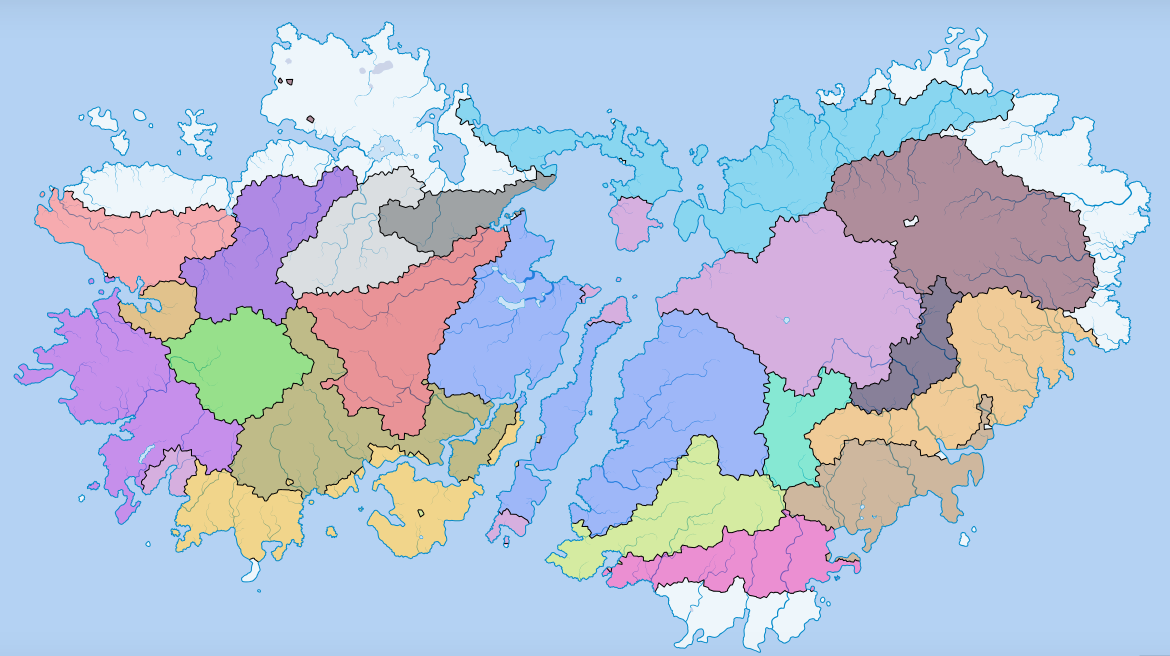
#> input picture mapmaker/assets/territori-base.png, 2340 x 1312 px (shown at 1/2 size)
$ python render-probes.py
#> lines starting #> are read from the running program, lines starting #| are printed output that depends on the picture
from pathlib import Path
import json
import shutil
import subprocess
import sys
import numpy as np
from PIL import Image, ImageChops, ImageDraw, ImageFilter, ImageFont, ImageOps

HERE = Path(__file__).resolve().parent
ROOT = HERE.parent.parent
BASE_PATH = ROOT / 'mapmaker' / 'assets' / 'territori-base.png'
NEUTRAL_PATH = ROOT / 'mapmaker' / 'assets' / 'territori-neutral.png'
WORK = HERE / '.work'
WORK.mkdir(exist_ok=True)
base = Image.open(BASE_PATH).convert('RGBA')
#> base is the input picture: PIL image 2340x1312 RGBA; mean R, G, B, A 182.8, 195.9, 218.5, 255
width, height = base.size
#> width = 2340; height = 1312
neutral_source = Image.open(NEUTRAL_PATH).convert('RGBA')
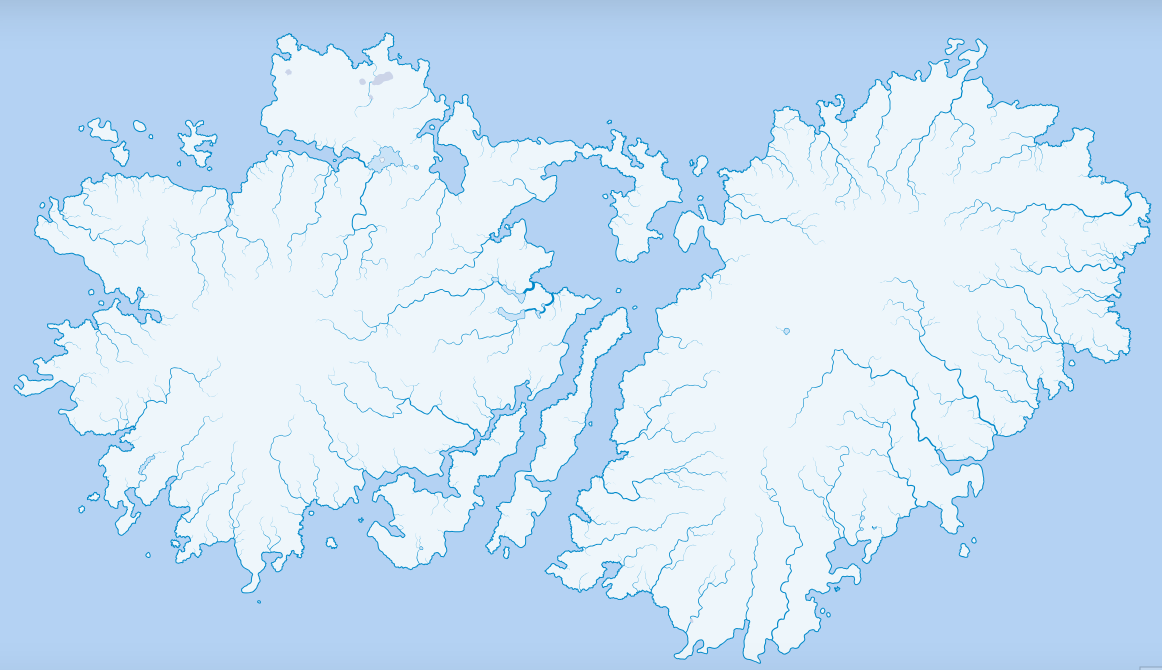
#> input picture mapmaker/assets/territori-neutral.png, 2324 x 1340 px (shown at 1/2 size)
#> neutral_source is the input picture: PIL image 2324x1340 RGBA; mean R, G, B, A 203.1, 225, 245.1, 255
neutral_aligned = Image.new('RGBA', (width, height), (180, 210, 243, 255))
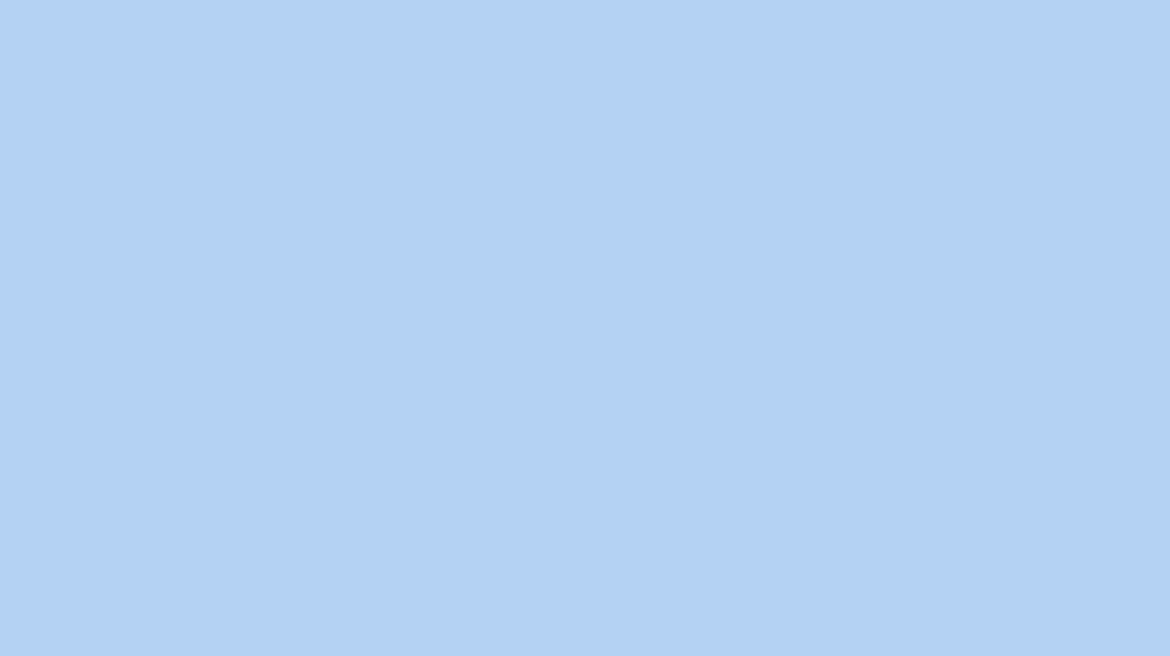
#> neutral_aligned: PIL image 2340x1312 RGBA (shown at 1/2 size); mean R, G, B, A 180, 210, 243, 255
neutral_aligned.paste(neutral_source, (0, -22))
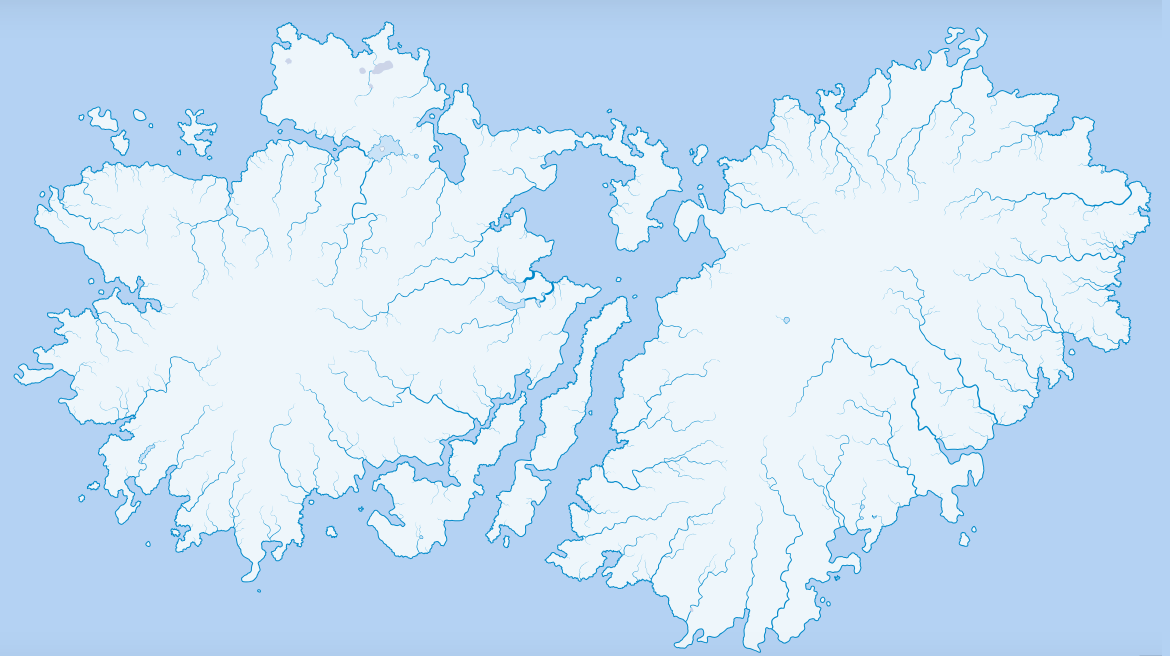
#> neutral_aligned: PIL image 2340x1312 RGBA (shown at 1/2 size); mean R, G, B, A 203.6, 225.5, 245.5, 255
(WORK / 'neutral.rgba').write_bytes(neutral_aligned.tobytes())
(WORK / 'base.rgba').write_bytes(base.tobytes())
(WORK / 'base-meta.json').write_text(json.dumps({'width': width, 'height': height}), encoding='utf-8')
command = ['node', str(HERE / 'run-probes.cjs')]
if len(sys.argv) > 1:
    command.append(sys.argv[1])
#> (the run stopped early here; a loop or call above may not have finished)
